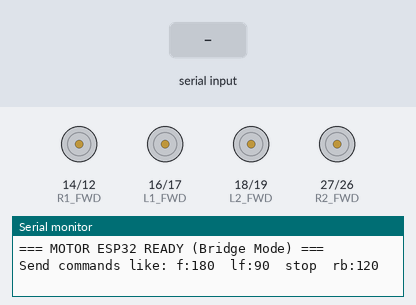
Recording of a sketch running on a simulated ESP32. Parts: motor-driver pin pairs drawn as motors (green arrow = first pin HIGH = forward, orange = second pin HIGH = backward, longer = more drive), the last lines printed to the serial monitor. The test bench sets the inputs (shaded band).

Above: at 1.7 s.
1.8 s: "lf:80\n" received over Serial
At 2.4 s:
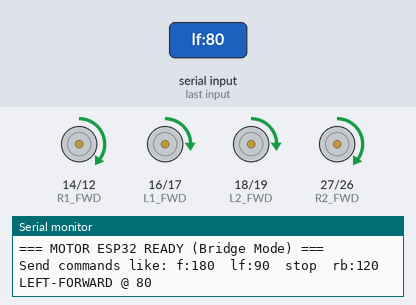
3.3 s: "f:1\n" received over Serial
At 3.6 s:
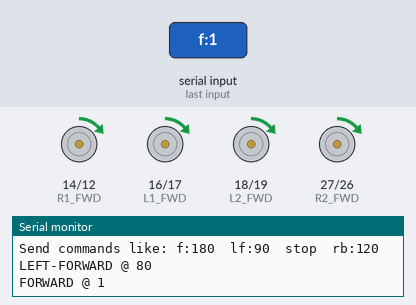
4.8 s: "b:1\n" received over Serial
At 5.9 s:
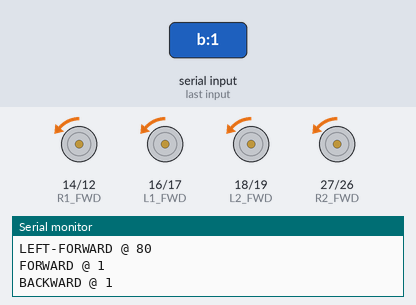
6.3 s: "l:1\n" received over Serial
At 7.0 s:
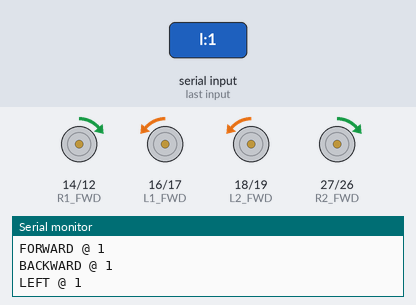
7.8 s: "r\n" received over Serial
At 8.2 s:
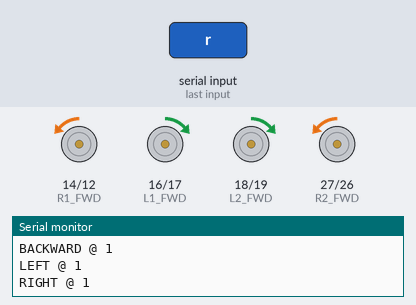
9.3 s: "f:150\n" received over Serial
At 10.5 s:
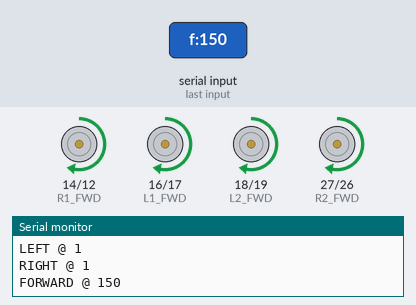
Timing chart, 0 to 11.8 s (numbered marks = the images above; inputs shaded):
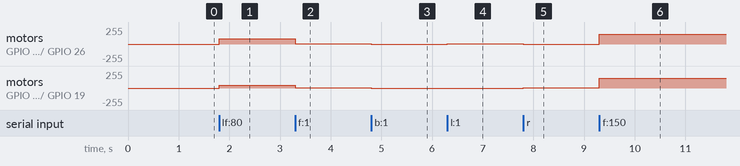

The sketch:

motor_run.ino
```cpp
// ==================== MOTOR ESP32 - FULL FINAL CODE ====================
// Perfect for Python bridge over USB (ttyUSB1) + works with Serial Monitor
// ======================================================================

// ===== MOTOR PINS =====
#define L1_FWD 16
#define L1_BWD 17
#define L2_FWD 18
#define L2_BWD 19
#define R1_FWD 14
#define R1_BWD 12
#define R2_FWD 27
#define R2_BWD 26

// ===== PWM CONFIG =====
#define PWM_FREQ 5000
#define PWM_RES  8

// ===== PWM CHANNELS =====
#define CH_L1_FWD 0
#define CH_L1_BWD 1
#define CH_L2_FWD 2
#define CH_L2_BWD 3
#define CH_R1_FWD 4
#define CH_R1_BWD 5
#define CH_R2_FWD 6
#define CH_R2_BWD 7

int motorSpeed = 150;  // default speed if not specified

// ======================================================================
void setup() {
  Serial.begin(115200);
  delay(500);
  Serial.println("\n\n=== MOTOR ESP32 READY (Bridge Mode) ===");
  Serial.println("Send commands like: f:180  lf:90  stop  rb:120");

  // Setup all PWM channels
  ledcSetup(CH_L1_FWD, PWM_FREQ, PWM_RES); ledcAttachPin(L1_FWD, CH_L1_FWD);
  ledcSetup(CH_L1_BWD, PWM_FREQ, PWM_RES); ledcAttachPin(L1_BWD, CH_L1_BWD);
  ledcSetup(CH_L2_FWD, PWM_FREQ, PWM_RES); ledcAttachPin(L2_FWD, CH_L2_FWD);
  ledcSetup(CH_L2_BWD, PWM_FREQ, PWM_RES); ledcAttachPin(L2_BWD, CH_L2_BWD);
  ledcSetup(CH_R1_FWD, PWM_FREQ, PWM_RES); ledcAttachPin(R1_FWD, CH_R1_FWD);
  ledcSetup(CH_R1_BWD, PWM_FREQ, PWM_RES); ledcAttachPin(R1_BWD, CH_R1_BWD);
  ledcSetup(CH_R2_FWD, PWM_FREQ, PWM_RES); ledcAttachPin(R2_FWD, CH_R2_FWD);
  ledcSetup(CH_R2_BWD, PWM_FREQ, PWM_RES); ledcAttachPin(R2_BWD, CH_R2_BWD);

  stopMotors();
}

// ======================================================================
void loop() {
  // Listen for commands from Python bridge OR Serial Monitor
  if (Serial.available()) {
    String input = Serial.readStringUntil('\n');
    input.trim();
    if (input.length() > 0) {
      handleCommand(input);
    }
  }
}

// ======================================================================
void handleCommand(String input) {
  input.trim();
  input.toLowerCase();

  // Allow both "lf:80" and just "lf" (uses last speed)
  String dir;
  int spd = motorSpeed;  // default = last used speed

  if (input.indexOf(':') != -1) {
    dir = input.substring(0, input.indexOf(':'));
    spd = input.substring(input.indexOf(':') + 1).toInt();
    if (spd < 0 || spd > 255) spd = motorSpeed;
  } else {
    dir = input;
  }

  motorSpeed = spd;  // remember for next time

  // ------------ BASIC DIRECTIONS -------------
  if (dir == "f" || dir == "forward") {
    moveForward(spd);
    Serial.printf("FORWARD @ %d\n", spd);
  }
  else if (dir == "b" || dir == "backward") {
    moveBackward(spd);
    Serial.printf("BACKWARD @ %d\n", spd);
  }
  else if (dir == "l" || dir == "left") {
    turnLeft(spd);
    Serial.printf("LEFT @ %d\n", spd);
  }
  else if (dir == "r" || dir == "right") {
    turnRight(spd);
    Serial.printf("RIGHT @ %d\n", spd);
  }

  // ------------ DIAGONALS -------------
  else if (dir == "lf") {
    moveDiagonalLeftForward(spd);
    Serial.printf("LEFT-FORWARD @ %d\n", spd);
  }
  else if (dir == "rf") {
    moveDiagonalRightForward(spd);
    Serial.printf("RIGHT-FORWARD @ %d\n", spd);
  }
  else if (dir == "lb") {
    moveDiagonalLeftBackward(spd);
    Serial.printf("LEFT-BACKWARD @ %d\n", spd);
  }
  else if (dir == "rb") {
    moveDiagonalRightBackward(spd);
    Serial.printf("RIGHT-BACKWARD @ %d\n", spd);
  }

  // ------------ STOP -------------
  else if (dir == "stop" || dir == "s") {
    stopMotors();
    Serial.println("STOP");
  }

  else {
    Serial.println("Unknown command: " + dir);
  }
}

// ======================================================================
// Motor control functions
// ======================================================================
void stopMotors() {
  for (int ch = 0; ch <= 7; ch++) ledcWrite(ch, 0);
}

void moveForward(int spd) {
  ledcWrite(CH_L1_FWD, spd); ledcWrite(CH_L1_BWD, 0);
  ledcWrite(CH_L2_FWD, spd); ledcWrite(CH_L2_BWD, 0);
  ledcWrite(CH_R1_FWD, spd); ledcWrite(CH_R1_BWD, 0);
  ledcWrite(CH_R2_FWD, spd); ledcWrite(CH_R2_BWD, 0);
}

void moveBackward(int spd) {
  ledcWrite(CH_L1_FWD, 0); ledcWrite(CH_L1_BWD, spd);
  ledcWrite(CH_L2_FWD, 0); ledcWrite(CH_L2_BWD, spd);
  ledcWrite(CH_R1_FWD, 0); ledcWrite(CH_R1_BWD, spd);
  ledcWrite(CH_R2_FWD, 0); ledcWrite(CH_R2_BWD, spd);
}

void turnLeft(int spd) {
  ledcWrite(CH_L1_FWD, 0); ledcWrite(CH_L1_BWD, spd);
  ledcWrite(CH_L2_FWD, 0); ledcWrite(CH_L2_BWD, spd);
  ledcWrite(CH_R1_FWD, spd); ledcWrite(CH_R1_BWD, 0);
  ledcWrite(CH_R2_FWD, spd); ledcWrite(CH_R2_BWD, 0);
}

void turnRight(int spd) {
  ledcWrite(CH_L1_FWD, spd); ledcWrite(CH_L1_BWD, 0);
  ledcWrite(CH_L2_FWD, spd); ledcWrite(CH_L2_BWD, 0);
  ledcWrite(CH_R1_FWD, 0); ledcWrite(CH_R1_BWD, spd);
  ledcWrite(CH_R2_FWD, 0); ledcWrite(CH_R2_BWD, spd);
}

void moveDiagonalLeftForward(int spd) {
  ledcWrite(CH_L1_FWD, spd/2); ledcWrite(CH_L1_BWD, 0);
  ledcWrite(CH_L2_FWD, spd/2); ledcWrite(CH_L2_BWD, 0);
  ledcWrite(CH_R1_FWD, spd);   ledcWrite(CH_R1_BWD, 0);
  ledcWrite(CH_R2_FWD, spd);   ledcWrite(CH_R2_BWD, 0);
}

void moveDiagonalRightForward(int spd) {
  ledcWrite(CH_L1_FWD, spd);   ledcWrite(CH_L1_BWD, 0);
  ledcWrite(CH_L2_FWD, spd);   ledcWrite(CH_L2_BWD, 0);
  ledcWrite(CH_R1_FWD, spd/2); ledcWrite(CH_R1_BWD, 0);
  ledcWrite(CH_R2_FWD, spd/2); ledcWrite(CH_R2_BWD, 0);
}

void moveDiagonalLeftBackward(int spd) {
  ledcWrite(CH_L1_FWD, 0); ledcWrite(CH_L1_BWD, spd/2);
  ledcWrite(CH_L2_FWD, 0); ledcWrite(CH_L2_BWD, spd/2);
  ledcWrite(CH_R1_FWD, 0); ledcWrite(CH_R1_BWD, spd);
  ledcWrite(CH_R2_FWD, 0); ledcWrite(CH_R2_BWD, spd);
}

void moveDiagonalRightBackward(int spd) {
  ledcWrite(CH_L1_FWD, 0); ledcWrite(CH_L1_BWD, spd);
  ledcWrite(CH_L2_FWD, 0); ledcWrite(CH_L2_BWD, spd);
  ledcWrite(CH_R1_FWD, 0); ledcWrite(CH_R1_BWD, spd/2);
  ledcWrite(CH_R2_FWD, 0); ledcWrite(CH_R2_BWD, spd/2);
}
```

Measured:
- after the input at 1.8 s, motor on GPIO 14 (R1_FWD) / GPIO 12 (R1_BWD), motor on GPIO 27 (R2_FWD) / GPIO 26 (R2_BWD): stopped → forward 80/255 at once; motor on GPIO 16 (L1_FWD) / GPIO 17 (L1_BWD), motor on GPIO 18 (L2_FWD) / GPIO 19 (L2_BWD): stopped → forward 40/255 at once
- after the input at 3.3 s, motor on GPIO 14 (R1_FWD) / GPIO 12 (R1_BWD), motor on GPIO 27 (R2_FWD) / GPIO 26 (R2_BWD): forward 80/255 → forward 1/255 at once; motor on GPIO 16 (L1_FWD) / GPIO 17 (L1_BWD), motor on GPIO 18 (L2_FWD) / GPIO 19 (L2_BWD): forward 40/255 → forward 1/255 at once
- after the input at 4.8 s, motor on GPIO 14 (R1_FWD) / GPIO 12 (R1_BWD), motor on GPIO 16 (L1_FWD) / GPIO 17 (L1_BWD), motor on GPIO 18 (L2_FWD) / GPIO 19 (L2_BWD), motor on GPIO 27 (R2_FWD) / GPIO 26 (R2_BWD): forward 1/255 → backward 1/255 at once
- after the input at 6.3 s, motor on GPIO 14 (R1_FWD) / GPIO 12 (R1_BWD), motor on GPIO 27 (R2_FWD) / GPIO 26 (R2_BWD): backward 1/255 → forward 1/255 at once
- after the input at 7.8 s, motor on GPIO 14 (R1_FWD) / GPIO 12 (R1_BWD), motor on GPIO 27 (R2_FWD) / GPIO 26 (R2_BWD): forward 1/255 → backward 1/255 at once; motor on GPIO 16 (L1_FWD) / GPIO 17 (L1_BWD), motor on GPIO 18 (L2_FWD) / GPIO 19 (L2_BWD): backward 1/255 → forward 1/255 at once
- after the input at 9.3 s, motor on GPIO 14 (R1_FWD) / GPIO 12 (R1_BWD), motor on GPIO 27 (R2_FWD) / GPIO 26 (R2_BWD): backward 1/255 → forward 149/255 at once; motor on GPIO 16 (L1_FWD) / GPIO 17 (L1_BWD), motor on GPIO 18 (L2_FWD) / GPIO 19 (L2_BWD): forward 1/255 → forward 149/255 at once
